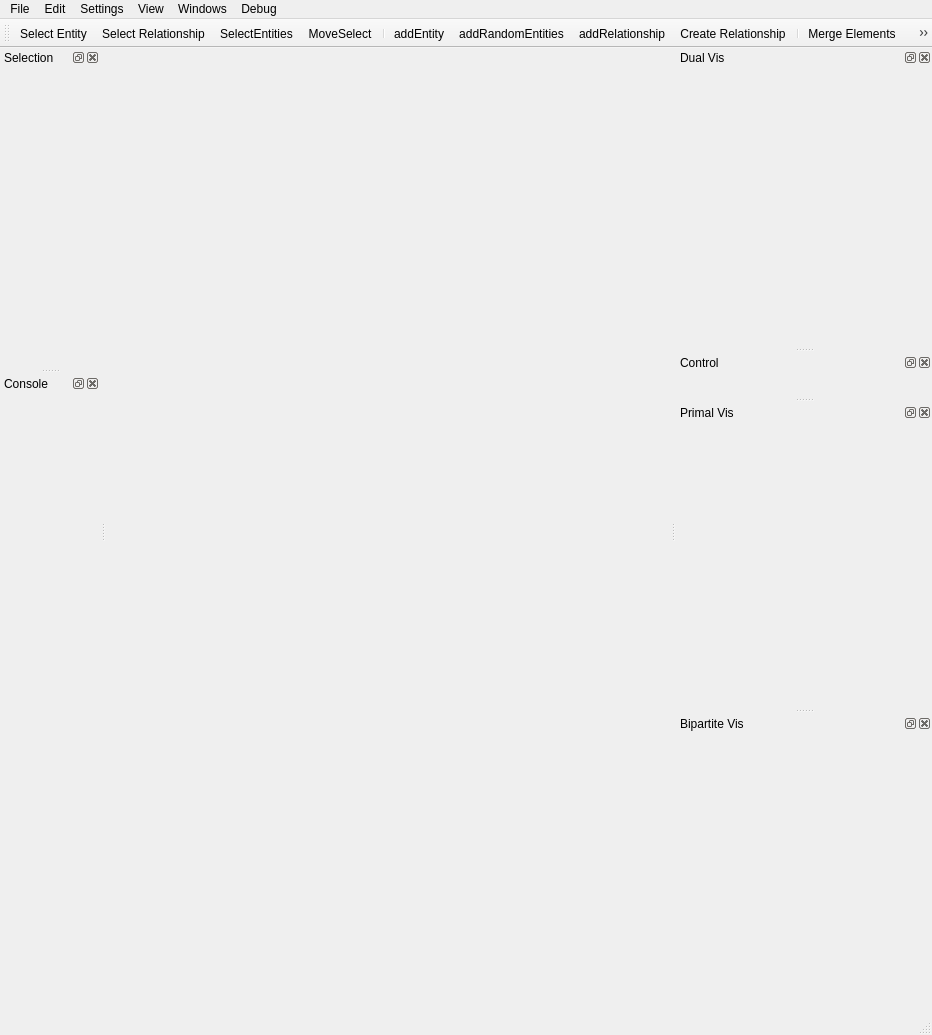
<?xml version="1.0" encoding="UTF-8"?>
<ui version="4.0">
 <class>MainWindow</class>
 <widget class="QMainWindow" name="MainWindow">
  <property name="windowModality">
   <enum>Qt::ApplicationModal</enum>
  </property>
  <property name="geometry">
   <rect>
    <x>0</x>
    <y>0</y>
    <width>932</width>
    <height>1035</height>
   </rect>
  </property>
  <property name="minimumSize">
   <size>
    <width>0</width>
    <height>0</height>
   </size>
  </property>
  <property name="windowTitle">
   <string>Nary Visualization</string>
  </property>
  <property name="windowIcon">
   <iconset resource="../Resources/HGPolyVis.qrc">
    <normaloff>:/icons/icons/picon.png</normaloff>:/icons/icons/picon.png</iconset>
  </property>
  <property name="animated">
   <bool>true</bool>
  </property>
  <widget class="QWidget" name="centralWidget">
   <property name="minimumSize">
    <size>
     <width>0</width>
     <height>0</height>
    </size>
   </property>
   <property name="cursor">
    <cursorShape>ArrowCursor</cursorShape>
   </property>
   <layout class="QHBoxLayout" name="horizontalLayout"/>
  </widget>
  <widget class="QMenuBar" name="menuBar">
   <property name="geometry">
    <rect>
     <x>0</x>
     <y>0</y>
     <width>932</width>
     <height>21</height>
    </rect>
   </property>
   <widget class="QMenu" name="menuFile">
    <property name="title">
     <string>File</string>
    </property>
    <property name="toolTipsVisible">
     <bool>true</bool>
    </property>
    <addaction name="actionOpen_Nary_Data"/>
    <addaction name="actionSave_Nary_Data"/>
    <addaction name="actionLoad_Nary_Locations"/>
    <addaction name="actionLoad_Hyperedge_Colors"/>
    <addaction name="separator"/>
    <addaction name="actionOpen_CSV_Data"/>
    <addaction name="actionSave_CSV_Data"/>
    <addaction name="separator"/>
    <addaction name="actionSave_Visualization"/>
    <addaction name="separator"/>
    <addaction name="actionSave_Console"/>
    <addaction name="actionClear_Console"/>
    <addaction name="separator"/>
    <addaction name="actionSave_Decomposition"/>
    <addaction name="actionLoad_Decomposition"/>
   </widget>
   <widget class="QMenu" name="menuOption">
    <property name="title">
     <string>Settings</string>
    </property>
    <addaction name="actionFontSettings"/>
    <addaction name="actionLights_Settings"/>
    <addaction name="actionSet_Polygon_Boundary_Width"/>
    <addaction name="actionSet_Nodes_Boundary_Width"/>
    <addaction name="actionAssign_Relationships_Color"/>
    <addaction name="actionAssign_Entities_Color"/>
    <addaction name="actionSet_Selection_Color"/>
    <addaction name="separator"/>
    <addaction name="actionAnimate_Optimization"/>
    <addaction name="actionOnly_Do_Individual_Optimization"/>
    <addaction name="actionOptimzie_With_Fixed_Verts"/>
    <addaction name="actionAuto_Adjust_Viewpoint"/>
    <addaction name="separator"/>
    <addaction name="actionDraw_Curved_Scaffolds"/>
    <addaction name="actionDraw_Nodes_as_Spheres"/>
    <addaction name="actionDraw_Edges_as_Cylinders"/>
    <addaction name="actionDraw_Axes"/>
    <addaction name="actionDraw_Grid"/>
    <addaction name="actionDraw_Cursor"/>
   </widget>
   <widget class="QMenu" name="menuData_Process">
    <property name="title">
     <string>Edit</string>
    </property>
    <addaction name="actionCreate_Dual_VisWidget"/>
    <addaction name="separator"/>
    <addaction name="actionConvert_to_Bipartite"/>
    <addaction name="actionCreate_Cliques_from_Relationships"/>
    <addaction name="actionConver_to_Simple"/>
    <addaction name="actionConvert_to_Linear"/>
    <addaction name="separator"/>
    <addaction name="actionRemoveBinaryRelationshipsOfNary"/>
    <addaction name="actionRemoveUnvisibleElements"/>
    <addaction name="actionRemove_PolygonsOfCard"/>
    <addaction name="actionRemove_Dangling_Entities"/>
    <addaction name="actionRemove_Dangling_Relationships"/>
    <addaction name="separator"/>
    <addaction name="actionCreate_Relationships_From_Cliques"/>
    <addaction name="actionCreate_Relationships_From_KCliques"/>
    <addaction name="actionCreate_Relationships_From_KClans"/>
    <addaction name="separator"/>
    <addaction name="actionClear_all_data"/>
   </widget>
   <widget class="QMenu" name="menuWindows">
    <property name="title">
     <string>Windows</string>
    </property>
    <addaction name="separator"/>
   </widget>
   <widget class="QMenu" name="menuDebug">
    <property name="title">
     <string>Debug</string>
    </property>
   </widget>
   <widget class="QMenu" name="menuView">
    <property name="title">
     <string>View</string>
    </property>
    <addaction name="actionPolygon_View"/>
    <addaction name="actionKonig_View"/>
   </widget>
   <addaction name="menuFile"/>
   <addaction name="menuData_Process"/>
   <addaction name="menuOption"/>
   <addaction name="menuView"/>
   <addaction name="menuWindows"/>
   <addaction name="menuDebug"/>
  </widget>
  <widget class="QStatusBar" name="statusBar"/>
  <widget class="QToolBar" name="toolBar">
   <property name="enabled">
    <bool>true</bool>
   </property>
   <property name="windowTitle">
    <string>toolBar</string>
   </property>
   <attribute name="toolBarArea">
    <enum>TopToolBarArea</enum>
   </attribute>
   <attribute name="toolBarBreak">
    <bool>false</bool>
   </attribute>
   <addaction name="actionSelectEntity"/>
   <addaction name="actionSelectRelationship"/>
   <addaction name="actionSelectEntities"/>
   <addaction name="actionMoveSelect"/>
   <addaction name="separator"/>
   <addaction name="actionaddEntity"/>
   <addaction name="actionaddRandomEntities"/>
   <addaction name="actionaddRelationship"/>
   <addaction name="actionCreateRelationship"/>
   <addaction name="separator"/>
   <addaction name="actionMergeElements"/>
   <addaction name="actionRemoveElementsFromRelationship"/>
   <addaction name="actionDivideRelationship"/>
   <addaction name="actionDeleteSelectedElements"/>
   <addaction name="separator"/>
   <addaction name="actionBringReToFront"/>
   <addaction name="actionBringReToBack"/>
   <addaction name="actionEditElement"/>
  </widget>
  <widget class="QDockWidget" name="dockWidget_Information">
   <property name="minimumSize">
    <size>
     <width>100</width>
     <height>40</height>
    </size>
   </property>
   <property name="maximumSize">
    <size>
     <width>524287</width>
     <height>524287</height>
    </size>
   </property>
   <property name="windowTitle">
    <string>Selection</string>
   </property>
   <attribute name="dockWidgetArea">
    <number>1</number>
   </attribute>
   <widget class="DockSelectElement" name="dockWidgetContents_Information"/>
  </widget>
  <widget class="QDockWidget" name="dockWidget_Console">
   <property name="minimumSize">
    <size>
     <width>100</width>
     <height>80</height>
    </size>
   </property>
   <property name="maximumSize">
    <size>
     <width>524287</width>
     <height>524287</height>
    </size>
   </property>
   <property name="windowTitle">
    <string>Console</string>
   </property>
   <attribute name="dockWidgetArea">
    <number>1</number>
   </attribute>
   <widget class="DockTextEdit" name="dockWidgetContents_Console"/>
  </widget>
  <widget class="QDockWidget" name="dockWidget_DualVis">
   <property name="sizePolicy">
    <sizepolicy hsizetype="MinimumExpanding" vsizetype="Preferred">
     <horstretch>0</horstretch>
     <verstretch>0</verstretch>
    </sizepolicy>
   </property>
   <property name="minimumSize">
    <size>
     <width>256</width>
     <height>275</height>
    </size>
   </property>
   <property name="acceptDrops">
    <bool>false</bool>
   </property>
   <property name="windowTitle">
    <string>Dual Vis</string>
   </property>
   <attribute name="dockWidgetArea">
    <number>2</number>
   </attribute>
   <widget class="OGLWidget" name="dualWdgt">
    <property name="sizePolicy">
     <sizepolicy hsizetype="MinimumExpanding" vsizetype="Preferred">
      <horstretch>0</horstretch>
      <verstretch>0</verstretch>
     </sizepolicy>
    </property>
    <property name="minimumSize">
     <size>
      <width>256</width>
      <height>256</height>
     </size>
    </property>
    <property name="focusPolicy">
     <enum>Qt::ClickFocus</enum>
    </property>
    <property name="acceptDrops">
     <bool>true</bool>
    </property>
   </widget>
  </widget>
  <widget class="QDockWidget" name="dockWidget_Control">
   <property name="minimumSize">
    <size>
     <width>256</width>
     <height>40</height>
    </size>
   </property>
   <property name="maximumSize">
    <size>
     <width>524287</width>
     <height>524287</height>
    </size>
   </property>
   <property name="windowTitle">
    <string>Control</string>
   </property>
   <attribute name="dockWidgetArea">
    <number>2</number>
   </attribute>
   <widget class="QWidget" name="dockWidgetContents_Edit"/>
  </widget>
  <widget class="QDockWidget" name="dockWidget_PrimeVis">
   <property name="sizePolicy">
    <sizepolicy hsizetype="MinimumExpanding" vsizetype="Preferred">
     <horstretch>0</horstretch>
     <verstretch>0</verstretch>
    </sizepolicy>
   </property>
   <property name="minimumSize">
    <size>
     <width>256</width>
     <height>280</height>
    </size>
   </property>
   <property name="acceptDrops">
    <bool>false</bool>
   </property>
   <property name="windowTitle">
    <string>Primal Vis</string>
   </property>
   <attribute name="dockWidgetArea">
    <number>2</number>
   </attribute>
   <widget class="OGLWidget" name="visWdgt">
    <property name="sizePolicy">
     <sizepolicy hsizetype="MinimumExpanding" vsizetype="Preferred">
      <horstretch>0</horstretch>
      <verstretch>0</verstretch>
     </sizepolicy>
    </property>
    <property name="minimumSize">
     <size>
      <width>256</width>
      <height>256</height>
     </size>
    </property>
    <property name="focusPolicy">
     <enum>Qt::ClickFocus</enum>
    </property>
    <property name="acceptDrops">
     <bool>true</bool>
    </property>
   </widget>
  </widget>
  <widget class="QDockWidget" name="dockWidget_BipartVis">
   <property name="minimumSize">
    <size>
     <width>256</width>
     <height>275</height>
    </size>
   </property>
   <property name="windowTitle">
    <string>Bipartite Vis</string>
   </property>
   <attribute name="dockWidgetArea">
    <number>2</number>
   </attribute>
   <widget class="OGLWidget" name="bipartWdgt">
    <property name="sizePolicy">
     <sizepolicy hsizetype="MinimumExpanding" vsizetype="Preferred">
      <horstretch>0</horstretch>
      <verstretch>0</verstretch>
     </sizepolicy>
    </property>
    <property name="minimumSize">
     <size>
      <width>256</width>
      <height>256</height>
     </size>
    </property>
    <property name="focusPolicy">
     <enum>Qt::ClickFocus</enum>
    </property>
    <property name="acceptDrops">
     <bool>true</bool>
    </property>
   </widget>
  </widget>
  <action name="actionSave_Visualization">
   <property name="icon">
    <iconset>
     <normaloff>:/icons/icons/noun_save_image_98043.png</normaloff>:/icons/icons/noun_save_image_98043.png</iconset>
   </property>
   <property name="text">
    <string>Save Visualization</string>
   </property>
   <property name="toolTip">
    <string>Save Primary Visualization</string>
   </property>
   <property name="shortcut">
    <string>Ctrl+V</string>
   </property>
  </action>
  <action name="actionSave_Nary_Data">
   <property name="icon">
    <iconset>
     <normaloff>:/icons/icons/noun_603596_cc.png</normaloff>:/icons/icons/noun_603596_cc.png</iconset>
   </property>
   <property name="text">
    <string>Save Nary Data</string>
   </property>
   <property name="shortcut">
    <string>Ctrl+S</string>
   </property>
  </action>
  <action name="actionOpen_Nary_Data">
   <property name="icon">
    <iconset>
     <normaloff>:/icons/icons/noun_1509580_cc.png</normaloff>:/icons/icons/noun_1509580_cc.png</iconset>
   </property>
   <property name="text">
    <string>Open Nary Data</string>
   </property>
   <property name="toolTip">
    <string>Open Nary Data</string>
   </property>
  </action>
  <action name="actionSelectEntities">
   <property name="checkable">
    <bool>true</bool>
   </property>
   <property name="icon">
    <iconset resource="../Resources/HGPolyVis.qrc">
     <normaloff>:/icons/icons/noun_177528_cc.png</normaloff>:/icons/icons/noun_177528_cc.png</iconset>
   </property>
   <property name="text">
    <string>SelectEntities</string>
   </property>
   <property name="toolTip">
    <string>Select entities by drawing a polygon.</string>
   </property>
   <property name="shortcut">
    <string>Shift+A</string>
   </property>
  </action>
  <action name="actionFontSettings">
   <property name="text">
    <string>Fonts Settings...</string>
   </property>
  </action>
  <action name="actionRemoveBinaryRelationshipsOfNary">
   <property name="text">
    <string>Remove Binary Re. of  Nary Re.</string>
   </property>
   <property name="toolTip">
    <string>Remove the edges inside each polygon</string>
   </property>
   <property name="iconVisibleInMenu">
    <bool>true</bool>
   </property>
  </action>
  <action name="actionRemoveUnvisibleElements">
   <property name="text">
    <string>Remove Unvisible En. and Re.</string>
   </property>
  </action>
  <action name="actionSelectEntity">
   <property name="checkable">
    <bool>true</bool>
   </property>
   <property name="checked">
    <bool>false</bool>
   </property>
   <property name="icon">
    <iconset resource="../Resources/HGPolyVis.qrc">
     <normaloff>:/icons/icons/design.png</normaloff>:/icons/icons/design.png</iconset>
   </property>
   <property name="text">
    <string>Select Entity</string>
   </property>
   <property name="toolTip">
    <string>Select entities, double click to remove selections.</string>
   </property>
   <property name="shortcut">
    <string>Shift+E</string>
   </property>
  </action>
  <action name="actionSelectRelationship">
   <property name="checkable">
    <bool>true</bool>
   </property>
   <property name="icon">
    <iconset resource="../Resources/HGPolyVis.qrc">
     <normaloff>:/icons/icons/noun_Pentagon_554225.png</normaloff>:/icons/icons/noun_Pentagon_554225.png</iconset>
   </property>
   <property name="text">
    <string>Select Relationship</string>
   </property>
   <property name="toolTip">
    <string>Select relationships, double click to remove selections.</string>
   </property>
   <property name="shortcut">
    <string>Shift+R</string>
   </property>
  </action>
  <action name="actionaddEntity">
   <property name="checkable">
    <bool>true</bool>
   </property>
   <property name="checked">
    <bool>false</bool>
   </property>
   <property name="icon">
    <iconset resource="../Resources/HGPolyVis.qrc">
     <normaloff>:/icons/icons/noun_612655_cc.png</normaloff>:/icons/icons/noun_612655_cc.png</iconset>
   </property>
   <property name="text">
    <string>addEntity</string>
   </property>
   <property name="toolTip">
    <string>Add one enitity by left click.</string>
   </property>
   <property name="shortcut">
    <string>E</string>
   </property>
  </action>
  <action name="actionaddRandomEntities">
   <property name="icon">
    <iconset resource="../Resources/HGPolyVis.qrc">
     <normaloff>:/icons/icons/noun_1291736_cc.png</normaloff>:/icons/icons/noun_1291736_cc.png</iconset>
   </property>
   <property name="text">
    <string>addRandomEntities</string>
   </property>
   <property name="toolTip">
    <string>Add a number of entities which are distributed randomly.</string>
   </property>
  </action>
  <action name="actionaddRelationship">
   <property name="icon">
    <iconset resource="../Resources/HGPolyVis.qrc">
     <normaloff>:/icons/icons/icon.png</normaloff>:/icons/icons/icon.png</iconset>
   </property>
   <property name="text">
    <string>addRelationship</string>
   </property>
   <property name="toolTip">
    <string>Add relationships by identifying the cardinality.</string>
   </property>
  </action>
  <action name="actionMoveSelect">
   <property name="checkable">
    <bool>true</bool>
   </property>
   <property name="icon">
    <iconset resource="../Resources/HGPolyVis.qrc">
     <normaloff>:/icons/icons/noun_45503_cc.png</normaloff>:/icons/icons/noun_45503_cc.png</iconset>
   </property>
   <property name="text">
    <string>MoveSelect</string>
   </property>
   <property name="toolTip">
    <string>Move selected elements.</string>
   </property>
  </action>
  <action name="actionEditElement">
   <property name="icon">
    <iconset resource="../Resources/HGPolyVis.qrc">
     <normaloff>:/icons/icons/noun_189670_cc.png</normaloff>:/icons/icons/noun_189670_cc.png</iconset>
   </property>
   <property name="text">
    <string>renameElement</string>
   </property>
   <property name="toolTip">
    <string>Rename selected elements.</string>
   </property>
  </action>
  <action name="actionMergeElements">
   <property name="icon">
    <iconset resource="../Resources/HGPolyVis.qrc">
     <normaloff>:/icons/icons/merge2-512.png</normaloff>:/icons/icons/merge2-512.png</iconset>
   </property>
   <property name="text">
    <string>Merge Elements</string>
   </property>
   <property name="toolTip">
    <string>Merge selected entities or relationships.</string>
   </property>
   <property name="shortcut">
    <string>Ctrl+M</string>
   </property>
  </action>
  <action name="actionDivideRelationship">
   <property name="icon">
    <iconset resource="../Resources/HGPolyVis.qrc">
     <normaloff>:/icons/icons/noun_979068_cc.png</normaloff>:/icons/icons/noun_979068_cc.png</iconset>
   </property>
   <property name="text">
    <string>Divide Relationship</string>
   </property>
   <property name="toolTip">
    <string>&lt;html&gt;&lt;head/&gt;&lt;body&gt;&lt;p&gt;Exclude a relationship from the selected relationship.&lt;/p&gt;&lt;/body&gt;&lt;/html&gt;</string>
   </property>
  </action>
  <action name="actionDeleteSelectedElements">
   <property name="icon">
    <iconset resource="../Resources/HGPolyVis.qrc">
     <normaloff>:/icons/icons/noun_1045985_cc.png</normaloff>:/icons/icons/noun_1045985_cc.png</iconset>
   </property>
   <property name="text">
    <string>Delete Selected Elements</string>
   </property>
   <property name="toolTip">
    <string>Delete selected entities and relationships.</string>
   </property>
   <property name="shortcut">
    <string>X</string>
   </property>
  </action>
  <action name="actionRemoveElementsFromRelationship">
   <property name="icon">
    <iconset resource="../Resources/HGPolyVis.qrc">
     <normaloff>:/icons/icons/noun_1112746_cc.png</normaloff>:/icons/icons/noun_1112746_cc.png</iconset>
   </property>
   <property name="text">
    <string>Remove Entities From Relationship</string>
   </property>
   <property name="toolTip">
    <string>&lt;html&gt;&lt;head/&gt;&lt;body&gt;&lt;p&gt;Exclude entities from the selected relationship.&lt;/p&gt;&lt;/body&gt;&lt;/html&gt;</string>
   </property>
  </action>
  <action name="actionRemove_Dangling_Entities">
   <property name="text">
    <string>Remove Dangling En.</string>
   </property>
  </action>
  <action name="actionRemove_Dangling_Relationships">
   <property name="text">
    <string>Remove Dangling Re.</string>
   </property>
  </action>
  <action name="actionAnimate_Optimization">
   <property name="checkable">
    <bool>true</bool>
   </property>
   <property name="checked">
    <bool>true</bool>
   </property>
   <property name="text">
    <string>Animate Optimization Procedure</string>
   </property>
  </action>
  <action name="actionAuto_Adjust_Viewpoint">
   <property name="checkable">
    <bool>true</bool>
   </property>
   <property name="text">
    <string>Auto Adjust Viewpoint</string>
   </property>
  </action>
  <action name="actionAssign_Relationships_Color">
   <property name="text">
    <string>Assign Relationships Color...</string>
   </property>
  </action>
  <action name="actionAssign_Entities_Color">
   <property name="text">
    <string>Assign Entities Color...</string>
   </property>
  </action>
  <action name="actionClear_all_data">
   <property name="text">
    <string>Clear all data</string>
   </property>
  </action>
  <action name="actionDraw_Edges_as_Cylinders">
   <property name="checkable">
    <bool>true</bool>
   </property>
   <property name="checked">
    <bool>false</bool>
   </property>
   <property name="text">
    <string>Draw Edge as Cylinder</string>
   </property>
  </action>
  <action name="actionCreate_Dual_VisWidget">
   <property name="checkable">
    <bool>false</bool>
   </property>
   <property name="checked">
    <bool>false</bool>
   </property>
   <property name="text">
    <string>Create Dual Vis</string>
   </property>
  </action>
  <action name="actionLoad_Nary_Locations">
   <property name="icon">
    <iconset>
     <normaloff>:/icons/icons/noun_778853_cc.png</normaloff>:/icons/icons/noun_778853_cc.png</iconset>
   </property>
   <property name="text">
    <string>Load Vertex Locations</string>
   </property>
  </action>
  <action name="actionSave_Console">
   <property name="text">
    <string>Save Console</string>
   </property>
  </action>
  <action name="actionClear_Console">
   <property name="text">
    <string>Clear Console</string>
   </property>
  </action>
  <action name="actionCreate_Relationships_From_Cliques">
   <property name="text">
    <string>Create Re. From Cliques</string>
   </property>
  </action>
  <action name="actionConvert_to_Linear">
   <property name="text">
    <string>Convert to Linear</string>
   </property>
  </action>
  <action name="actionRemove_PolygonsOfCard">
   <property name="text">
    <string>Remove Re. By Card</string>
   </property>
  </action>
  <action name="actionBringReToFront">
   <property name="icon">
    <iconset resource="../Resources/HGPolyVis.qrc">
     <normaloff>:/icons/icons/noun_Bring to Front_1606147.png</normaloff>:/icons/icons/noun_Bring to Front_1606147.png</iconset>
   </property>
   <property name="text">
    <string>BringReToFront</string>
   </property>
   <property name="toolTip">
    <string>&lt;html&gt;&lt;head/&gt;&lt;body&gt;&lt;p&gt;Change the order of the selected relationship so that it would be rendered later.&lt;/p&gt;&lt;/body&gt;&lt;/html&gt;</string>
   </property>
   <property name="shortcut">
    <string>Up</string>
   </property>
  </action>
  <action name="actionBringReToBack">
   <property name="icon">
    <iconset resource="../Resources/HGPolyVis.qrc">
     <normaloff>:/icons/icons/noun_Bring to back.png</normaloff>:/icons/icons/noun_Bring to back.png</iconset>
   </property>
   <property name="text">
    <string>BringReToBack</string>
   </property>
   <property name="toolTip">
    <string>&lt;html&gt;&lt;head/&gt;&lt;body&gt;&lt;p&gt;Change the order of the selected relationship so that it would be rendered first.&lt;/p&gt;&lt;/body&gt;&lt;/html&gt;</string>
   </property>
   <property name="shortcut">
    <string>Down</string>
   </property>
  </action>
  <action name="actionSet_Polygon_Boundary_Width">
   <property name="text">
    <string>Set Polygon Boundary Width...</string>
   </property>
  </action>
  <action name="actionSet_Nodes_Boundary_Width">
   <property name="text">
    <string>Set Nodes Boundary Width...</string>
   </property>
  </action>
  <action name="actionDraw_Nodes_as_Spheres">
   <property name="checkable">
    <bool>true</bool>
   </property>
   <property name="text">
    <string>Draw Nodes as Shpere</string>
   </property>
  </action>
  <action name="actionLights_Settings">
   <property name="text">
    <string>Lights Settings...</string>
   </property>
  </action>
  <action name="actionCreate_Cliques_from_Relationships">
   <property name="text">
    <string>Convert to Cliques</string>
   </property>
   <property name="toolTip">
    <string>Create graph from N-ary data by converting relationships into cliques.</string>
   </property>
  </action>
  <action name="actionCreate_Relationships_From_KCliques">
   <property name="text">
    <string>Create Re. From K-cliques...</string>
   </property>
  </action>
  <action name="actionCreate_Relationships_From_KClans">
   <property name="text">
    <string>Create Re. From K-clans...</string>
   </property>
  </action>
  <action name="actionConver_to_Simple">
   <property name="text">
    <string>Convert to Simple</string>
   </property>
  </action>
  <action name="actionOnly_Do_Individual_Optimization">
   <property name="checkable">
    <bool>true</bool>
   </property>
   <property name="text">
    <string>Only Do Individual Optimization</string>
   </property>
  </action>
  <action name="actionOptimzie_With_Fixed_Verts">
   <property name="checkable">
    <bool>true</bool>
   </property>
   <property name="text">
    <string>Optimzie With Fixed Verts</string>
   </property>
  </action>
  <action name="actionCreateRelationship">
   <property name="checkable">
    <bool>false</bool>
   </property>
   <property name="icon">
    <iconset resource="../Resources/HGPolyVis.qrc">
     <normaloff>:/icons/icons/noun_189082.png</normaloff>:/icons/icons/noun_189082.png</iconset>
   </property>
   <property name="text">
    <string>Create Relationship</string>
   </property>
   <property name="toolTip">
    <string>Create new relationship from selected entities.</string>
   </property>
   <property name="shortcut">
    <string>R</string>
   </property>
  </action>
  <action name="actionSet_Selection_Color">
   <property name="text">
    <string>Set Selection Color...</string>
   </property>
  </action>
  <action name="actionConvert_to_Bipartite">
   <property name="text">
    <string>Convert to Bipartite</string>
   </property>
  </action>
  <action name="actionPolygon_View">
   <property name="checkable">
    <bool>true</bool>
   </property>
   <property name="checked">
    <bool>true</bool>
   </property>
   <property name="text">
    <string>Polygon View</string>
   </property>
   <property name="toolTip">
    <string>Polygon View</string>
   </property>
  </action>
  <action name="actionKonig_View">
   <property name="checkable">
    <bool>true</bool>
   </property>
   <property name="text">
    <string>Konig View</string>
   </property>
   <property name="toolTip">
    <string>Konig View</string>
   </property>
  </action>
  <action name="actionDraw_Curved_Scaffolds">
   <property name="checkable">
    <bool>true</bool>
   </property>
   <property name="text">
    <string>Draw Curved Boundaries</string>
   </property>
  </action>
  <action name="actionSave_Decomposition">
   <property name="text">
    <string>Save Decomposition</string>
   </property>
  </action>
  <action name="actionLoad_Decomposition">
   <property name="text">
    <string>Load Decomposition</string>
   </property>
  </action>
  <action name="actionDraw_Axes">
   <property name="checkable">
    <bool>true</bool>
   </property>
   <property name="text">
    <string>Draw Axes</string>
   </property>
  </action>
  <action name="actionDraw_Grid">
   <property name="checkable">
    <bool>true</bool>
   </property>
   <property name="text">
    <string>Draw Grid</string>
   </property>
  </action>
  <action name="actionDraw_Cursor">
   <property name="checkable">
    <bool>true</bool>
   </property>
   <property name="text">
    <string>Draw Cursor</string>
   </property>
  </action>
  <action name="actionOpen_CSV_Data">
   <property name="text">
    <string>Open CSV Data</string>
   </property>
  </action>
  <action name="actionSave_CSV_Data">
   <property name="text">
    <string>Save CSV Data</string>
   </property>
  </action>
  <action name="actionLoad_Hyperedge_Colors">
   <property name="text">
    <string>Load Hyperedge Colors</string>
   </property>
  </action>
  <zorder>dockWidget_PrimeVis</zorder>
 </widget>
 <layoutdefault spacing="6" margin="11"/>
 <customwidgets>
  <customwidget>
   <class>OGLWidget</class>
   <extends>QWidget</extends>
   <header>oglwidget.h</header>
   <container>1</container>
  </customwidget>
  <customwidget>
   <class>DockTextEdit</class>
   <extends>QWidget</extends>
   <header>DockTextEdit.h</header>
   <container>1</container>
  </customwidget>
  <customwidget>
   <class>DockSelectElement</class>
   <extends>QWidget</extends>
   <header>DockSelectElement.h</header>
   <container>1</container>
  </customwidget>
 </customwidgets>
 <resources>
  <include location="../Resources/HGPolyVis.qrc"/>
 </resources>
 <connections/>
</ui>
